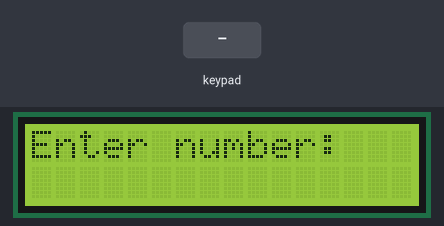
Bench run of a sketch on a simulated Arduino Uno, built with avr-gcc and run on an emulated ATmega328P. Shown: 16×2 character LCD. The test bench sets the inputs (shaded band).

Above: at 1.2 s.
1.3 s: keypad keys 9 8 7 6 # pressed 0.4 s apart
At 3.5 s:
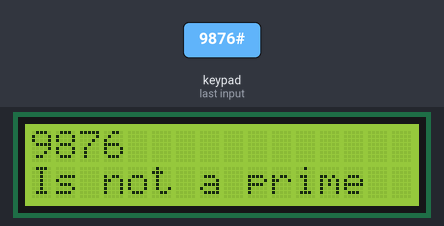
4.8 s: key 'A' pressed
At 6.0 s:
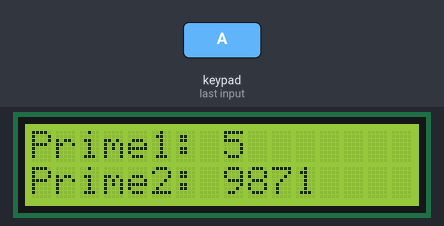
6.3 s: key 'D' pressed
At 7.2 s:
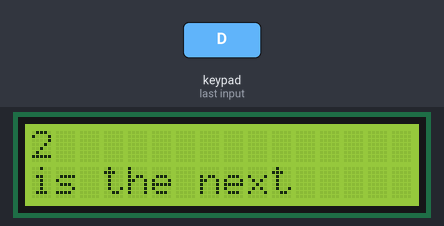
7.8 s: keypad keys 1 3 9 7 # pressed 0.4 s apart
At 10.9 s:
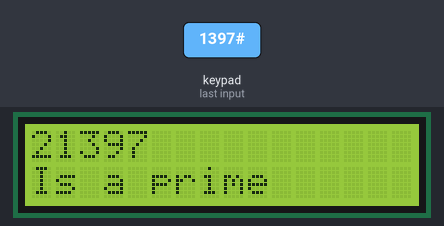
11.3 s: keypad keys 9 8 7 6 A pressed 0.4 s apart
At 14.3 s:
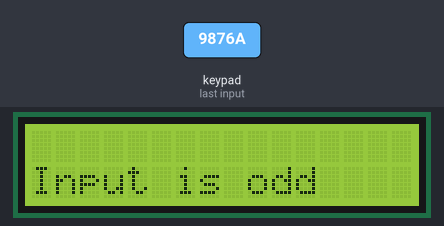
14.8 s: key 'A' pressed
At 16.0 s:
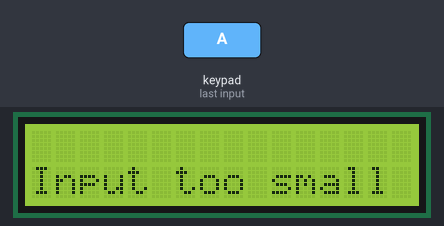
Timing chart, 0 to 17.3 s (numbered marks = the images above; inputs shaded):
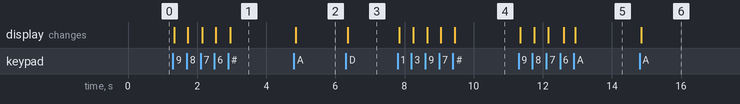

Measured:
- after the input at 1.3 s, the display: first changes at once (image 1 shows a later state)
- after the input at 4.8 s, the display: changes after 0.06 s (image 2)
- after the input at 6.3 s, the display: changes after 0.05 s (image 3)
- after the input at 7.8 s, the display: first changes after 0.05 s (image 4 shows a later state)
- after the input at 11.3 s, the display: first changes after 0.05 s (image 5 shows a later state)
- after the input at 14.8 s, the display: changes after 0.05 s (image 6)

The sketch:

sketch.ino
```cpp
#include <Keypad.h>
#include <LiquidCrystal_I2C.h>
#include <math.h>
// Global variables
char row_one[17] = ""; // First line content (8 characters + null terminator)
char row_two[17] = ""; // Second line content (8 characters + null terminator)

const unsigned long int MAX_NUM = 99999999;
//initialize the boolean area for prime numbers

// Set the LCD address to 0x27 for a 16 chars and 2-line display
LiquidCrystal_I2C lcd(0x27, 16, 2);

// Keypad setup
const byte ROWS = 4;
const byte COLS = 4;
char keys[ROWS][COLS] = {
  {'1', '2', '3', 'A'},
  {'4', '5', '6', 'B'},
  {'7', '8', '9', 'C'},
  {'*', '0', '#', 'D'}
};
byte rowPins[ROWS] = {9, 8, 7, 6};
byte colPins[COLS] = {5, 4, 3, 2};
Keypad keypad = Keypad(makeKeymap(keys), rowPins, colPins, ROWS, COLS);

void setup() {
  // Initialize the LCD
  lcd.init();
  lcd.backlight();
  // Print a welcome message
  lcd.print("Enter number:");
}

bool needReset = false;
void loop() {
  char key = keypad.getKey();
  if (needReset) {
    reset();
    needReset = false;
  }
  if (key) {//ensure key is not empty


    switch (key) {
      case 'A': // A for enter
        calculate();
        needReset = true;
        break;
      case 'B': // B for delete
        deleteLast();
        break;
      case 'C': // C for reset
        reset();
        break;
      case 'D': // D for next prime
        displayNextPrime();
        break;

      case '#': // # for is prime
        if (isPrime(atol(row_one))) {

          strcpy(row_two, "Is a prime");
          break;
        }

        strcpy(row_two, "Is not a prime");
        break;
      case '*': //* for lock the device
        lock_device();
        break;
      default:
        if (isValid(key)) {
          char str[2]; // Create a temporary string to hold the character and null terminator
          str[0] = key; // Assign the character to the temporary string
          str[1] = '\0'; // Null-terminate the temporary string
          strncat(row_one, str, 1); // Concatenate the temporary string to row_one
        }
    }

    // Update the display with the user input
    updateDisplay();
  }
}


void lock_device() {
  char key ;
  while (true) {
    key = keypad.getKey();
    if (key == '*')
      return;
    // Program is locked, do nothing until it's pressed again
  }
}

// Function to display the next prime number

void displayNextPrime() {
  unsigned long int nextP = nextPrime( atol(row_one), MAX_NUM);
  if (nextP == -1) {
    strcpy(row_two, "out of range");
    return;
  }
  snprintf(row_one, sizeof(row_one), "%lu", nextP);
  strcpy(row_two, "is the next");
}

void reset() {
  // Add null terminators
  row_one[0] = '\0';
  row_two[0] = '\0';
}
// update teh display
void updateDisplay() {
  lcd.setCursor(0, 0);
  lcd.print("                ");//clear screen first
  lcd.setCursor(0, 0);
  lcd.print(row_one);
  lcd.setCursor(0, 1);
  lcd.print("                ");//clear screen first
  lcd.setCursor(0, 1);
  lcd.print(row_two);
}
void deleteLast() {
  if (strlen(row_one) != 0) { // Ensure the string is not empty
    row_one[strlen(row_one) - 1] = '\0'; // Replace the last character with null terminator
  }
}


bool isValid(char input) {
  if (strchr("0123456789", input) != nullptr && strlen(row_one) < 8) {
    return true;
  }
  // If not valid.
  if (strlen(row_one) >= 8) {
    strcpy(row_two, "MAX digits");

  }
  //do not do anything if undefined keys are pressed
  updateDisplay();
  return false;
}

void calculate() {
  unsigned long int inputValue = atol(row_one); // Get the digit value of input
  if (inputValue < 4) {
    strcpy(row_two, "Input too small");
    return;
  }
  if (inputValue % 2 == 1) {
    strcpy(row_one, "");
    strcpy(row_two, "Input is odd");
    return;
  }
  // Loop to find a pair of prime numbers with a sum equal to inputValue
  unsigned long int i = 2;
  unsigned long int cap = inputValue / 2;
  while (i <= cap ) {
    if (i == -1) {

      return; // Return if nextPrime returns -1
    }
    if (isPrime(i)) {
      unsigned long int complement = inputValue - i;
      if (isPrime(complement)) {
        // Found a pair of prime numbers with the sum of inputValue
        snprintf(row_one, sizeof(row_one), "Prime1: %lu", i);

        snprintf(row_two, sizeof(row_two), "Prime2: %lu", complement);
        return;
      }
    }
    i = nextPrime(i, cap);

  }

}


unsigned long int nextPrime(unsigned long int number, unsigned long int cap) {
  if (number < 2) {
    return 2; // The next prime after 0 or 1 is 2
  }

  unsigned long int next = number + 1;

  // Keep incrementing 'next' until a prime number is found or cap is reached
  while (next <= cap) {
    if (isPrime(next)) {
      return next;
    }
    next ++;
  }
  return -1;//return -1 if not found.
}


bool isPrime(unsigned long int number) {
  if (number < 2) {
    return false;
  }
  if (number <= 3) {//handle special cases to improve performance
    return true;
  }
  if (number % 2 == 0 || number % 3 == 0) {
    return false;
  }
  // start from 5 cause we will skip 4s with the stepping
  unsigned long int i = 5;
  unsigned long int step = 2;
  while (i * i <= number) {
    if (number % i == 0) {
      return false;
    }
    i += step;
    step = 6 - step; //toggle each "step" between 2 and 4 to reduce unnecessary calculation
  }
  return true;
}
```
